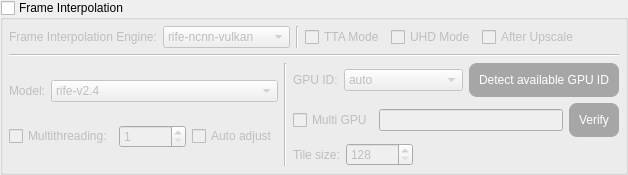
          <widget class="QGroupBox" name="groupBox_FrameInterpolation">
           <property name="sizePolicy">
            <sizepolicy hsizetype="Fixed" vsizetype="Fixed">
             <horstretch>0</horstretch>
             <verstretch>0</verstretch>
            </sizepolicy>
           </property>
           <property name="title">
            <string>Frame Interpolation</string>
           </property>
           <property name="checkable">
            <bool>true</bool>
           </property>
           <property name="checked">
            <bool>false</bool>
           </property>
           <layout class="QGridLayout" name="gridLayout_64">
            <property name="leftMargin">
             <number>6</number>
            </property>
            <property name="topMargin">
             <number>6</number>
            </property>
            <property name="rightMargin">
             <number>6</number>
            </property>
            <property name="bottomMargin">
             <number>6</number>
            </property>
            <property name="spacing">
             <number>0</number>
            </property>
            <item row="0" column="0">
             <widget class="QFrame" name="frame_FrameInterpolation">
              <property name="enabled">
               <bool>false</bool>
              </property>
              <property name="minimumSize">
               <size>
                <width>0</width>
                <height>0</height>
               </size>
              </property>
              <property name="frameShape">
               <enum>QFrame::NoFrame</enum>
              </property>
              <property name="frameShadow">
               <enum>QFrame::Raised</enum>
              </property>
              <property name="lineWidth">
               <number>0</number>
              </property>
              <layout class="QGridLayout" name="gridLayout_68">
               <property name="leftMargin">
                <number>0</number>
               </property>
               <property name="topMargin">
                <number>0</number>
               </property>
               <property name="rightMargin">
                <number>0</number>
               </property>
               <property name="bottomMargin">
                <number>0</number>
               </property>
               <item row="0" column="0" colspan="3">
                <widget class="QFrame" name="frame_15">
                 <property name="sizePolicy">
                  <sizepolicy hsizetype="Preferred" vsizetype="Fixed">
                   <horstretch>0</horstretch>
                   <verstretch>0</verstretch>
                  </sizepolicy>
                 </property>
                 <property name="frameShape">
                  <enum>QFrame::NoFrame</enum>
                 </property>
                 <property name="frameShadow">
                  <enum>QFrame::Raised</enum>
                 </property>
                 <layout class="QGridLayout" name="gridLayout_67">
                  <property name="leftMargin">
                   <number>0</number>
                  </property>
                  <property name="topMargin">
                   <number>0</number>
                  </property>
                  <property name="rightMargin">
                   <number>0</number>
                  </property>
                  <property name="bottomMargin">
                   <number>0</number>
                  </property>
                  <item row="0" column="6">
                   <widget class="QCheckBox" name="checkBox_UHD_VFI">
                    <property name="sizePolicy">
                     <sizepolicy hsizetype="Preferred" vsizetype="Fixed">
                      <horstretch>0</horstretch>
                      <verstretch>0</verstretch>
                     </sizepolicy>
                    </property>
                    <property name="toolTip">
                     <string>You should enable this option when processing Ultra High Definition videos.

The software will automatically enable UHD Mode when it detects input with
resolution higher than 3840×2160.

Only works when using [rife-ncnn-vulkan] engine.</string>
                    </property>
                    <property name="text">
                     <string>UHD Mode</string>
                    </property>
                   </widget>
                  </item>
                  <item row="0" column="8">
                   <spacer name="horizontalSpacer_12">
                    <property name="orientation">
                     <enum>Qt::Horizontal</enum>
                    </property>
                    <property name="sizeHint" stdset="0">
                     <size>
                      <width>40</width>
                      <height>20</height>
                     </size>
                    </property>
                   </spacer>
                  </item>
                  <item row="0" column="4">
                   <widget class="Line" name="line_28">
                    <property name="orientation">
                     <enum>Qt::Vertical</enum>
                    </property>
                   </widget>
                  </item>
                  <item row="0" column="3">
                   <widget class="QFrame" name="frame_14">
                    <property name="sizePolicy">
                     <sizepolicy hsizetype="Fixed" vsizetype="Fixed">
                      <horstretch>0</horstretch>
                      <verstretch>0</verstretch>
                     </sizepolicy>
                    </property>
                    <property name="frameShape">
                     <enum>QFrame::NoFrame</enum>
                    </property>
                    <property name="frameShadow">
                     <enum>QFrame::Raised</enum>
                    </property>
                    <layout class="QGridLayout" name="gridLayout_65">
                     <property name="leftMargin">
                      <number>0</number>
                     </property>
                     <property name="topMargin">
                      <number>0</number>
                     </property>
                     <property name="rightMargin">
                      <number>0</number>
                     </property>
                     <property name="bottomMargin">
                      <number>0</number>
                     </property>
                     <item row="0" column="0">
                      <widget class="QLabel" name="label_37">
                       <property name="sizePolicy">
                        <sizepolicy hsizetype="Fixed" vsizetype="Fixed">
                         <horstretch>0</horstretch>
                         <verstretch>0</verstretch>
                        </sizepolicy>
                       </property>
                       <property name="text">
                        <string>Frame Interpolation Engine:</string>
                       </property>
                      </widget>
                     </item>
                     <item row="0" column="1">
                      <widget class="QComboBox" name="comboBox_Engine_VFI">
                       <property name="sizePolicy">
                        <sizepolicy hsizetype="Fixed" vsizetype="Fixed">
                         <horstretch>0</horstretch>
                         <verstretch>0</verstretch>
                        </sizepolicy>
                       </property>
                       <property name="toolTip">
                        <string>RIFE-NCNN-Vulkan [Speed:★★★ Image quality:★★☆] [2D Anime]&amp;[3D Real-life]
CAIN-NCNN-Vulkan [Speed:★★★ Image quality:★★☆] [2D Anime]&amp;[3D Real-life]
DAIN-NCNN-Vulkan [Speed:☆     Image quality:★★★] [2D Anime]&amp;[3D Real-life]
IFRNet-NCNN-Vulkan [Speed:★★  Image quality:★★★] [2D Anime]&amp;[3D Real-life]</string>
                       </property>
                       <item>
                        <property name="text">
                         <string notr="true">rife-ncnn-vulkan</string>
                        </property>
                       </item>
                       <item>
                        <property name="text">
                         <string notr="true">cain-ncnn-vulkan</string>
                        </property>
                       </item>
                        <item>
                         <property name="text">
                          <string notr="true">dain-ncnn-vulkan</string>
                         </property>
                        </item>
                        <item>
                         <property name="text">
                          <string notr="true">ifrnet-ncnn-vulkan</string>
                         </property>
                        </item>
                      </widget>
                     </item>
                    </layout>
                   </widget>
                  </item>
                  <item row="0" column="5">
                   <widget class="QCheckBox" name="checkBox_TTA_VFI">
                    <property name="sizePolicy">
                     <sizepolicy hsizetype="Preferred" vsizetype="Fixed">
                      <horstretch>0</horstretch>
                      <verstretch>0</verstretch>
                     </sizepolicy>
                    </property>
                    <property name="toolTip">
                     <string>TTA(Test-Time Augmentation):
The processing time is eight times longer than when unchecked, 
and the peak signal-to-noise ratio (PSNR) is increased by 0.15, 
but the effect may not be obvious. It is not recommended to enable it.

Only works when using [rife-ncnn-vulkan] engine.</string>
                    </property>
                    <property name="text">
                     <string>TTA Mode</string>
                    </property>
                   </widget>
                  </item>
                  <item row="0" column="7">
                   <widget class="QCheckBox" name="checkBox_VfiAfterScale_VFI">
                    <property name="toolTip">
                     <string>Interpolate frames after upscaled.

By default the frames will be interpolated before upscaled,
because PC with low vram will encounter difficulties when
interpolate high res frames.</string>
                    </property>
                    <property name="text">
                     <string>After Upscale</string>
                    </property>
                   </widget>
                  </item>
                 </layout>
                </widget>
               </item>
               <item row="1" column="0" colspan="3">
                <widget class="Line" name="line_27">
                 <property name="orientation">
                  <enum>Qt::Horizontal</enum>
                 </property>
                </widget>
               </item>
               <item row="2" column="1" rowspan="3">
                <widget class="Line" name="line_29">
                 <property name="orientation">
                  <enum>Qt::Vertical</enum>
                 </property>
                </widget>
               </item>
               <item row="2" column="2">
                <layout class="QHBoxLayout" name="horizontalLayout_4">
                 <item>
                  <widget class="QLabel" name="label_30">
                   <property name="sizePolicy">
                    <sizepolicy hsizetype="Fixed" vsizetype="Preferred">
                     <horstretch>0</horstretch>
                     <verstretch>0</verstretch>
                    </sizepolicy>
                   </property>
                   <property name="text">
                    <string>GPU ID:</string>
                   </property>
                  </widget>
                 </item>
                 <item>
                  <widget class="QComboBox" name="comboBox_GPUID_VFI">
                   <property name="toolTip">
                    <string>&quot;-1&quot; is CPU, others are GPUs</string>
                   </property>
                   <item>
                    <property name="text">
                     <string notr="true">auto</string>
                    </property>
                   </item>
                  </widget>
                 </item>
                 <item>
                  <widget class="QPushButton" name="pushButton_DetectGPU_VFI">
                   <property name="sizePolicy">
                    <sizepolicy hsizetype="Fixed" vsizetype="Fixed">
                     <horstretch>0</horstretch>
                     <verstretch>0</verstretch>
                    </sizepolicy>
                   </property>
                   <property name="styleSheet">
                    <string notr="true">QPushButton{
background-color: rgb(52, 152, 219);
color: rgb(255, 255, 255);
border-style:outset;
border-radius:8px;
padding:10px;
}
QPushButton:hover{
background-color: rgb(60, 177, 255);
color: rgb(255, 255, 255);
border-style:outset;
border-radius:8px;
padding:10px;
}
QPushButton:pressed{
background-color: rgb(45, 134, 193);
color: rgb(255, 255, 255);
border-style:outset;
border-radius:8px;
padding:10px;
}
QPushButton:disabled{
background-color: rgb(166, 166, 166);
color: rgb(255, 255, 255);
border-style:outset;
border-radius:8px;
padding:10px;
}</string>
                   </property>
                   <property name="text">
                    <string>Detect available GPU ID</string>
                   </property>
                  </widget>
                 </item>
                </layout>
               </item>
               <item row="3" column="2">
                <layout class="QHBoxLayout" name="horizontalLayout_6">
                 <item>
                  <widget class="QCheckBox" name="checkBox_MultiGPU_VFI">
                   <property name="sizePolicy">
                    <sizepolicy hsizetype="Fixed" vsizetype="Preferred">
                     <horstretch>0</horstretch>
                     <verstretch>0</verstretch>
                    </sizepolicy>
                   </property>
                   <property name="text">
                    <string>Multi GPU</string>
                   </property>
                  </widget>
                 </item>
                 <item>
                  <widget class="QLineEdit" name="lineEdit_MultiGPU_IDs_VFI">
                   <property name="sizePolicy">
                    <sizepolicy hsizetype="Preferred" vsizetype="Fixed">
                     <horstretch>0</horstretch>
                     <verstretch>0</verstretch>
                    </sizepolicy>
                   </property>
                   <property name="toolTip">
                    <string>Format: GPU ID,GPU ID

Example: 0,1

You must follow the format,otherwise the software may crash.</string>
                   </property>
                  </widget>
                 </item>
                 <item>
                  <widget class="QPushButton" name="pushButton_Verify_MultiGPU_VFI">
                   <property name="sizePolicy">
                    <sizepolicy hsizetype="Fixed" vsizetype="Fixed">
                     <horstretch>0</horstretch>
                     <verstretch>0</verstretch>
                    </sizepolicy>
                   </property>
                   <property name="toolTip">
                    <string>Verify your Multi GPU configuration.</string>
                   </property>
                   <property name="styleSheet">
                    <string notr="true">QPushButton{
background-color: rgb(178, 58, 238);
color: rgb(255, 255, 255);
border-style:outset;
border-radius:8px;
padding:10px;
}
QPushButton:hover{
background-color: rgb(191, 62, 255);
color: rgb(255, 255, 255);
border-style:outset;
border-radius:8px;
padding:10px;
}
QPushButton:pressed{
background-color: rgb(154, 50, 205);
color: rgb(255, 255, 255);
border-style:outset;
border-radius:8px;
padding:10px;
}
QPushButton:disabled{
background-color: rgb(166, 166, 166);
color: rgb(255, 255, 255);
border-style:outset;
border-radius:8px;
padding:10px;
}</string>
                   </property>
                   <property name="text">
                    <string>Verify</string>
                   </property>
                  </widget>
                 </item>
                </layout>
               </item>
               <item row="4" column="2">
                <layout class="QHBoxLayout" name="horizontalLayout_49">
                 <item>
                  <widget class="QLabel" name="label_19">
                   <property name="sizePolicy">
                    <sizepolicy hsizetype="Fixed" vsizetype="Preferred">
                     <horstretch>0</horstretch>
                     <verstretch>0</verstretch>
                    </sizepolicy>
                   </property>
                   <property name="toolTip">
                    <string>This value will affects GPU memory usage.
Only works when using [dain-ncnn-vulkan] engine.</string>
                   </property>
                   <property name="text">
                    <string>Tile size:</string>
                   </property>
                  </widget>
                 </item>
                 <item>
                  <widget class="QSpinBox" name="spinBox_TileSize_VFI">
                   <property name="focusPolicy">
                    <enum>Qt::NoFocus</enum>
                   </property>
                   <property name="toolTip">
                    <string>This value will affects GPU memory usage.
Only works when using [dain-ncnn-vulkan] engine.</string>
                   </property>
                   <property name="minimum">
                    <number>128</number>
                   </property>
                   <property name="maximum">
                    <number>999999999</number>
                   </property>
                   <property name="singleStep">
                    <number>32</number>
                   </property>
                  </widget>
                 </item>
                 <item>
                  <spacer name="horizontalSpacer_48">
                   <property name="orientation">
                    <enum>Qt::Horizontal</enum>
                   </property>
                   <property name="sizeHint" stdset="0">
                    <size>
                     <width>40</width>
                     <height>20</height>
                    </size>
                   </property>
                  </spacer>
                 </item>
                </layout>
               </item>
               <item row="2" column="0" rowspan="3">
                <layout class="QVBoxLayout" name="verticalLayout_7">
                 <item>
                  <layout class="QHBoxLayout" name="horizontalLayout_11">
                   <item>
                    <widget class="QLabel" name="label_3">
                     <property name="sizePolicy">
                      <sizepolicy hsizetype="Fixed" vsizetype="Preferred">
                       <horstretch>0</horstretch>
                       <verstretch>0</verstretch>
                      </sizepolicy>
                     </property>
                     <property name="text">
                      <string>Model:</string>
                     </property>
                    </widget>
                   </item>
                   <item>
                    <widget class="QComboBox" name="comboBox_Model_VFI">
                     <property name="toolTip">
                      <string>Choose the model for rife-ncnn-vulkan engine.

We recommend you to use the default model &quot;rife-v2.4&quot;.

Only works when using [rife-ncnn-vulkan] engine.</string>
                     </property>
                     <property name="currentIndex">
                      <number>5</number>
                     </property>
                     <item>
                      <property name="text">
                       <string notr="true">rife</string>
                      </property>
                     </item>
                     <item>
                      <property name="text">
                       <string notr="true">rife-anime</string>
                      </property>
                     </item>
                     <item>
                      <property name="text">
                       <string notr="true">rife-HD</string>
                      </property>
                     </item>
                     <item>
                      <property name="text">
                       <string notr="true">rife-UHD</string>
                      </property>
                     </item>
                     <item>
                      <property name="text">
                       <string notr="true">rife-v2</string>
                      </property>
                     </item>
                     <item>
                      <property name="text">
                       <string notr="true">rife-v2.4</string>
                      </property>
                     </item>
                    </widget>
                   </item>
                  </layout>
                 </item>
                 <item>
                  <layout class="QHBoxLayout" name="horizontalLayout_9">
                   <item>
                    <widget class="QCheckBox" name="checkBox_MultiThread_VFI">
                     <property name="sizePolicy">
                      <sizepolicy hsizetype="Fixed" vsizetype="Fixed">
                       <horstretch>0</horstretch>
                       <verstretch>0</verstretch>
                      </sizepolicy>
                     </property>
                     <property name="toolTip">
                      <string>The multi-threading of the frame interpolation engines is NOT
very stable, we don't recommend you to enable this option.</string>
                     </property>
                     <property name="text">
                      <string>Multithreading:</string>
                     </property>
                    </widget>
                   </item>
                   <item>
                    <widget class="QSpinBox" name="spinBox_NumOfThreads_VFI">
                     <property name="sizePolicy">
                      <sizepolicy hsizetype="Preferred" vsizetype="Fixed">
                       <horstretch>0</horstretch>
                       <verstretch>0</verstretch>
                      </sizepolicy>
                     </property>
                     <property name="toolTip">
                      <string>Number of threads.</string>
                     </property>
                     <property name="minimum">
                      <number>1</number>
                     </property>
                     <property name="maximum">
                      <number>999999999</number>
                     </property>
                    </widget>
                   </item>
                   <item>
                    <widget class="QCheckBox" name="checkBox_AutoAdjustNumOfThreads_VFI">
                     <property name="sizePolicy">
                      <sizepolicy hsizetype="Fixed" vsizetype="Fixed">
                       <horstretch>0</horstretch>
                       <verstretch>0</verstretch>
                      </sizepolicy>
                     </property>
                     <property name="toolTip">
                      <string>When successive failures are detected, the number
of threads will be adjusted automatically.</string>
                     </property>
                     <property name="text">
                      <string>Auto adjust</string>
                     </property>
                     <property name="checked">
                      <bool>false</bool>
                     </property>
                    </widget>
                   </item>
                  </layout>
                 </item>
                </layout>
               </item>
              </layout>
             </widget>
            </item>
           </layout>
          </widget>
